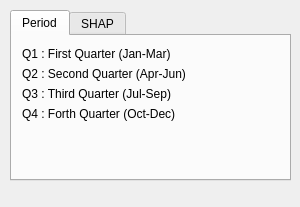
<?xml version="1.0" encoding="UTF-8"?>
<ui version="4.0">
 <class>DockWidget</class>
 <widget class="QDockWidget" name="DockWidget">
  <property name="geometry">
   <rect>
    <x>0</x>
    <y>0</y>
    <width>300</width>
    <height>207</height>
   </rect>
  </property>
  <property name="windowTitle">
   <string>DockWidget</string>
  </property>
  <widget class="QWidget" name="dockWidgetContents">
   <widget class="QTabWidget" name="tabWidget">
    <property name="geometry">
     <rect>
      <x>10</x>
      <y>10</y>
      <width>281</width>
      <height>171</height>
     </rect>
    </property>
    <property name="currentIndex">
     <number>0</number>
    </property>
    <widget class="QWidget" name="tab">
     <property name="mouseTracking">
      <bool>false</bool>
     </property>
     <attribute name="title">
      <string>Period</string>
     </attribute>
     <widget class="QLabel" name="label">
      <property name="geometry">
       <rect>
        <x>10</x>
        <y>10</y>
        <width>241</width>
        <height>16</height>
       </rect>
      </property>
      <property name="text">
       <string>Q1 : First Quarter (Jan-Mar)</string>
      </property>
     </widget>
     <widget class="QLabel" name="label_2">
      <property name="geometry">
       <rect>
        <x>10</x>
        <y>30</y>
        <width>241</width>
        <height>16</height>
       </rect>
      </property>
      <property name="text">
       <string>Q2 : Second Quarter (Apr-Jun)</string>
      </property>
     </widget>
     <widget class="QLabel" name="label_3">
      <property name="geometry">
       <rect>
        <x>10</x>
        <y>50</y>
        <width>241</width>
        <height>16</height>
       </rect>
      </property>
      <property name="text">
       <string>Q3 : Third Quarter (Jul-Sep)</string>
      </property>
     </widget>
     <widget class="QLabel" name="label_4">
      <property name="geometry">
       <rect>
        <x>10</x>
        <y>70</y>
        <width>241</width>
        <height>16</height>
       </rect>
      </property>
      <property name="text">
       <string>Q4 : Forth Quarter (Oct-Dec)</string>
      </property>
     </widget>
    </widget>
    <widget class="QWidget" name="tab_2">
     <attribute name="title">
      <string>SHAP</string>
     </attribute>
    </widget>
   </widget>
  </widget>
 </widget>
 <resources/>
 <connections/>
</ui>
